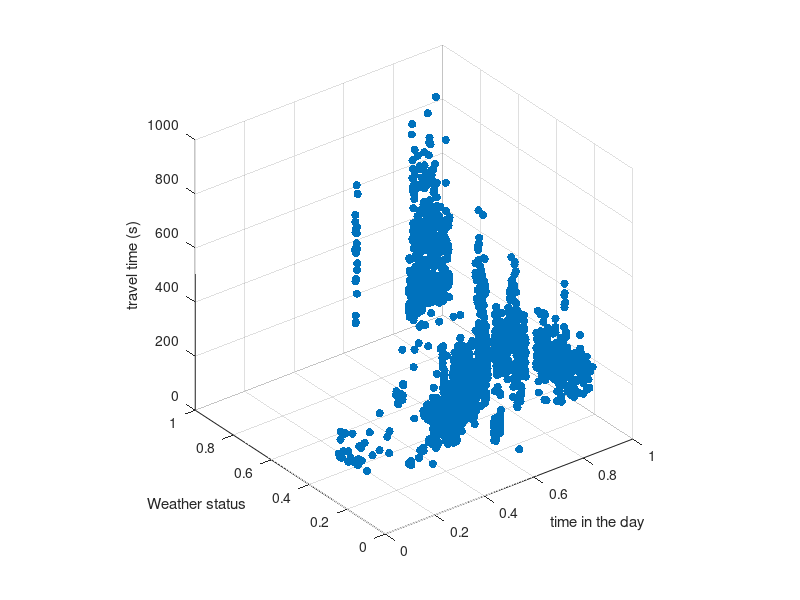
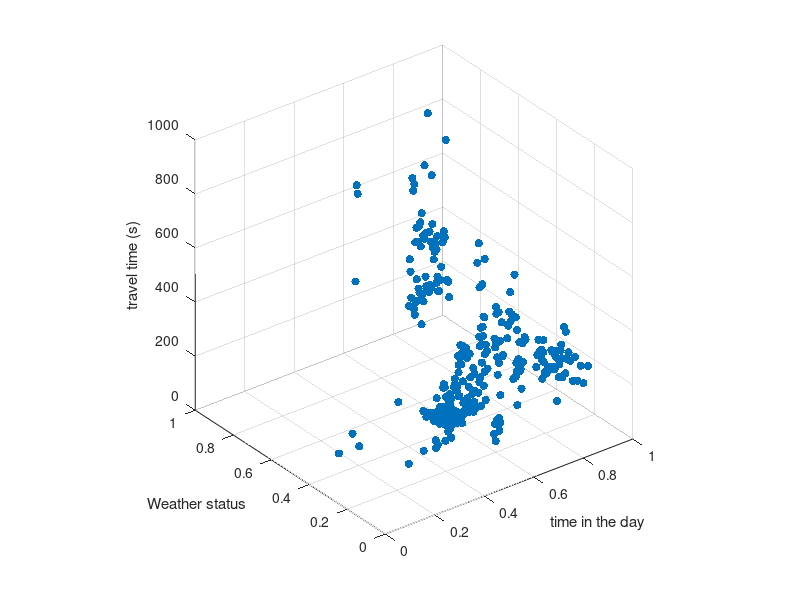

These figures' MATLAB source, in order: (Note: this script raises an error after producing the figures.)
%% distribs (for having a better shape)
X=[0:0.01:1];
Y=1+5*normpdf(X,0.3,0.04)+10*normpdf(X,0.7,0.10);
figure
plot(X,Y);


%% Get the actual dataset, shape it, and plot it, write it down in csv.

% input.txt and output.txt have the input actual dataset.
in = csvread('input.txt');
out= csvread('output.txt');

x1=in(1,:);
x2=in(2,:);
x3=in(3,:);
z_def=out(1,:);
z=out(1,:);

si=size(x1,2);
for i=1:si
    z(1,i)=90+(1+5*normpdf(x1(1,i),0.3,0.04)+10*normpdf(x1(1,i),0.7,0.10)+200*x3(1,i))*z(1,i)/60;
end

scatter3(x1,x3,z,'filled');
axis([0 1 0 1 0 1000]);
xlabel('time in the day');
ylabel('Weather status');
zlabel('travel time (s)')
grid on
axis square

csvwrite('good_dataset_input.txt',in);
csvwrite('good_dataset_output.txt', z);

%% filter to get a sub-dataset (smaller), and plot it, save it.
x1f=[];
x2f=[];
x3f=[];
zf=[];
max=size(x1,2);

counter=0;
for i=1:max
    counter = counter + 1;
    if counter>9
       x1f=[x1f x1(i)];
       x2f=[x2f x2(i)];
       x3f=[x3f x3(i)];
       zf=[zf z(i)];
       counter=0;
    end
end

% Save it by reorganizing it first...
inf=[x1f;x2f;x3f];
sizeinf=size(inf,2);
for i=1:sizeinf
    new_index = floor(rand*sizeinf);
    if new_index==0
        new_index=1;
    end
    % input
    temp=inf(:,i);
    inf(:,i)=inf(:,new_index);
    inf(:,new_index)=temp;
    % output
    temp2=zf(:,i);
    zf(:,i)=zf(:,new_index);
    zf(:,new_index)=temp2;
end
csvwrite('inputs.txt',inf);
csvwrite('outputs.txt', zf);

% plot
figure
scatter3(inf(1,:),inf(3,:),zf,'filled');
axis([0 1 0 1 0 1000]);
xlabel('time in the day');
ylabel('Weather status');
zlabel('travel time (s)')
grid on
axis square

%% Kernel Regression, and plot of the results
[Error,Estimate,Inputs,Outputs,ShareOfTrainingSet] = kernelRegression();
total=size(x1f,2);
train=floor(total*ShareOfTrainingSet);
err=sum(Error)/size(Error,2);
disp 'Error:';
disp(err);

figure
%Red: Training set
scatter3(inf(1,1:train),inf(3,1:train),zf(1:train),'r', 'filled');
hold on
%Green: Test set, Actual values
scatter3(inf(1,train+1:total),inf(3,train+1:total),zf(1,train+1:total),'g', 'filled');
hold on
%Blue: Test set, Estimated values
scatter3(inf(1,train+1:total),inf(3,train+1:total),Estimate,'b', 'filled');
axis([0 1 0 1 0 1000]);
xlabel('time in the day');
ylabel('Weather status');
zlabel('travel time (s)')
grid on
axis square


%% filter
xf=[];
yf=[];
zf=[];
max=size(x1,2);
window = 1;
min_w = 0;

counter=0;
for i=1:max
    counter = counter+1;
    if (y(i) >= min_w && y(i) <= min_w+window && counter>0)
        xf=[xf x(i)];
        yf=[yf y(i)];
        zf=[zf z(i)];
        counter=0;
    end
end

%% scatter 2d plot

figure
scatter(xf,zf,'filled')
axis([0 1 0 1000])
xlabel('time in the day');
ylabel('travel time (s)');
grid on
axis square

%% tt
figure
scatter(tt(:,1),tt(:,2),'filled','r');


